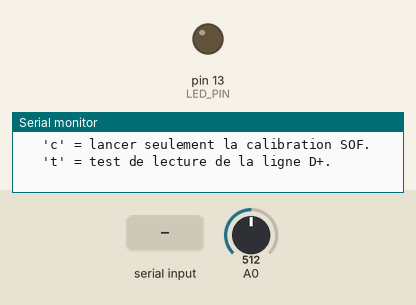
Recording of a sketch running on a simulated Arduino Uno, built with avr-gcc and run on an emulated ATmega328P. On the bench: output pins drawn as LEDs (lit = HIGH), the last lines printed to the serial monitor. Inputs (shaded band) come from the test bench; at power-on: A0 = 512.

Above: at 1.3 s.
1.4 s: "g" received over Serial
2.9 s: A0 set to 240
4.4 s: A0 set to 210
At 4.8 s:
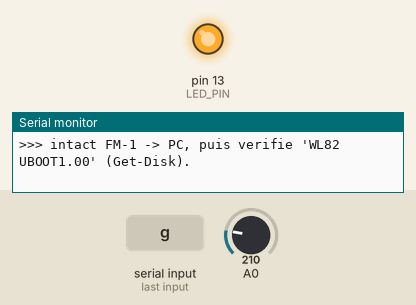
5.9 s: "c" received over Serial
Timing chart, 0 to 8.9 s (numbered marks = the images above; inputs shaded):
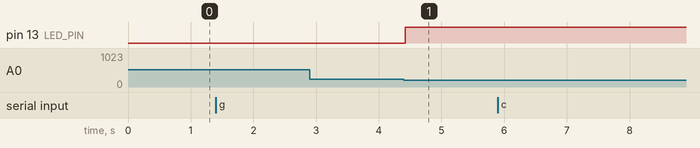

Measured:
- the behaviour switches between 226 and 225 on A0 (found by bisection; images 0 and 1)
- after the input at 4.4 s, pin 13 (LED_PIN): LOW → HIGH at once

The sketch:

fm1_uboot_key_nano.ino
```cpp
/*
  FM-1 UBOOT key sender - Arduino Uno / Nano (ATmega328P @ 16 MHz)  *** EXPERIMENTAL ***

  Teste avec succes une fois (2026-11-14) : Uno clone CH340 + FM-1 flash 0x856014.
  Port AVR de la logique du projet Flipper "flipper-fm1-recovery"
  (fm1_boot_key.c) : cle JieLi 0x16EF, MSB en premier, D+ = horloge, D- = donnees,
  8 us bas / 12 us haut par bit (10 us pour le dernier), puis emulation des
  impulsions SOF (1 ms) sur D+.

  Ce sketch N'ECRIT RIEN dans le FM-1 : il essaie seulement de mettre sa puce
  en mode de telechargement ROM (WL82 UBOOT1.00). La sauvegarde et l'ecriture
  se font ensuite sur le PC avec FM1 Recovery / MvaveFM1Unbricker / M-Flasher.

  CABLAGE (voir aussi docs/cablage.html) :

    Nano D2 --[2.2k]--+------------------ D+ du cable FM-1
                      +--[3.3k]-- GND
                      +------------------ A0 (lecture, fil direct)  [v2 : A0, plus D7]
    Nano D4 --[470R]--+   (meme noeud D+, sert seulement a tirer a la masse)

    Nano D3 --[2.2k]--+------------------ D- du cable FM-1
                      +--[3.3k]-- GND

    Nano GND ----------------------------- GND du cable FM-1
    VBUS (5 V) du cable : NON BRANCHE, isole au ruban.

  Niveaux : D2/D3 haut -> environ 3.0 V sur la ligne (pont 2.2k/3.3k).
  D4 n'est JAMAIS mis a l'etat haut par ce code (seulement sortie basse ou entree).

  Carte dans l'IDE : "Arduino Uno", ou "Arduino Nano" + processeur
  "ATmega328P (Old Bootloader)" pour la plupart des clones Nano CH340. Moniteur serie : 115200 bauds.
*/

#include <avr/io.h>
#include <avr/interrupt.h>
#include <util/delay.h>

// ---- Polarite : 0 = celle du Flipper/Transporter (D+ horloge, D- donnees).
//      Mettre 1 seulement si rien ne repond avec 0.
#define SWAP_POLARITY 0

#define DP_BIT    2   // PD2 = Nano D2 -> D+ (via 2.2k)
#define DM_BIT    3   // PD3 = Nano D3 -> D- (via 2.2k)
#define DPLOW_BIT 4   // PD4 = Nano D4 -> D+ (via 470R), tirage a la masse seulement
// A0 = lecture ADC, relie directement au noeud D+ (v2 ; D7 n'est plus utilise)

#if SWAP_POLARITY
  #define CLK_BIT DM_BIT
  #define DAT_BIT DP_BIT
#else
  #define CLK_BIT DP_BIT
  #define DAT_BIT DM_BIT
#endif

#define LED_PIN 13

static const uint16_t KEY = 0x16EF;
static const unsigned long KEY_WINDOW_MS = 15000;  // comme le Flipper

// ---------- bas niveau ----------

static inline void releaseKeyPins() {
  PORTD &= ~(_BV(DP_BIT) | _BV(DM_BIT));   // pas de pull-up interne
  DDRD  &= ~(_BV(DP_BIT) | _BV(DM_BIT));   // haute impedance
}

static inline void releaseLowPin() {
  DDRD  &= ~_BV(DPLOW_BIT);
  PORTD &= ~_BV(DPLOW_BIT);                // jamais d'etat haut / pull-up sur D4
}

// Lecture ADC rapide de A0 (noeud D+), reference AVcc (5 V), prescaler 16
// -> ~13 us par conversion. Seuil ~1.1 V = 225/1023.
static inline uint16_t dpRaw() {
  ADCSRA |= _BV(ADSC);
  while (ADCSRA & _BV(ADSC)) { }
  return ADC;
}
static inline bool dpHigh() {
  return dpRaw() > 225;
}

static void sendPacket() {
  // entree : les deux lignes basses 3 us
  PORTD &= ~(_BV(CLK_BIT) | _BV(DAT_BIT));
  DDRD  |=  (_BV(CLK_BIT) | _BV(DAT_BIT));
  _delay_us(3);

  uint16_t mask = 0x8000;
  for (uint8_t i = 0; i < 16; i++) {
    if (KEY & mask) PORTD |= _BV(DAT_BIT); else PORTD &= ~_BV(DAT_BIT);
    PORTD &= ~_BV(CLK_BIT);              // horloge basse 8 us
    _delay_us(8);
    PORTD |= _BV(CLK_BIT);               // front montant = echantillonnage
    if (i < 15) _delay_us(12); else _delay_us(10);
    mask >>= 1;
  }
  PORTD &= ~_BV(CLK_BIT);                // dernier front descendant
  releaseKeyPins();
}

// Comme le Flipper : 4 lectures a 35 us, accepte si D+ haut 2 fois de suite.
static bool checkAck() {
  uint8_t consec = 0;
  for (uint8_t i = 0; i < 4; i++) {
    _delay_us(35);
    if (dpHigh()) { if (++consec >= 2) return true; }
    else consec = 0;
  }
  return false;
}

// Emulation des SOF : impulsion basse de 4 us sur D+ toutes les 1 ms (Timer1),
// au moins 1 s, au plus 6 s ; sortie apres 3 lectures D+ basses consecutives.
static uint16_t calibrate() {
  releaseKeyPins();
  releaseLowPin();

  TCCR1A = 0;
  TCCR1B = _BV(WGM12) | _BV(CS11);       // CTC, prescaler 8 -> 0.5 us/tick
  OCR1A  = 1999;                         // 1000 us
  TCNT1  = 0;
  TIFR1  = _BV(OCF1A);

  uint16_t ms = 0;
  uint8_t lows = 0;
  cli();
  while (ms < 6000) {
    while (!(TIFR1 & _BV(OCF1A))) { }
    TIFR1 = _BV(OCF1A);
    DDRD |= _BV(DPLOW_BIT);              // PORTD bit deja a 0 -> tire a la masse
    _delay_us(4);
    DDRD &= ~_BV(DPLOW_BIT);
    ms++;
    _delay_us(20);
    if (!dpHigh()) {
      if (++lows >= 3 && ms >= 1000) break;
    } else {
      lows = 0;
    }
  }
  sei();
  TCCR1B = 0;
  releaseLowPin();
  return ms;
}

// ---------- programme ----------

static void printHelp() {
  Serial.println(F(""));
  Serial.println(F("=== FM-1 UBOOT key (Uno/Nano) - EXPERIMENTAL ==="));
  Serial.println(F("Si ce texte est lisible, l'horloge est bien a 16 MHz."));
  Serial.print  (F("Polarite : "));
  Serial.println(SWAP_POLARITY ? F("B (D- horloge, D+ donnees)") : F("A (D+ horloge, D- donnees)"));
  Serial.println(F("1. FM-1 ETEINT, cable coupe branche au FM-1."));
  Serial.println(F("2. Envoie 'g' ici, puis ALLUME le FM-1 dans les 15 s."));
  Serial.println(F("   'c' = lancer seulement la calibration SOF."));
  Serial.println(F("   't' = test de lecture de la ligne D+."));
}

void setup() {
  releaseKeyPins();
  releaseLowPin();
  DDRD &= ~_BV(7); PORTD &= ~_BV(7);     // D7 (ancien fil) laisse en entree
  DDRC &= ~_BV(0); PORTC &= ~_BV(0);     // A0 en entree, sans pull-up
  DIDR0 = _BV(ADC0D);                    // coupe le buffer numerique de A0
  ADMUX  = _BV(REFS0);                   // ref AVcc, canal ADC0 (A0)
  ADCSRA = _BV(ADEN) | _BV(ADPS2);       // ADC actif, prescaler 16 (1 MHz)
  dpRaw();                               // 1re conversion jetee
  pinMode(LED_PIN, OUTPUT);
  digitalWrite(LED_PIN, LOW);

  Serial.begin(115200);
  delay(100);
  printHelp();
}

static void finish(uint16_t ms) {
  Serial.print(F("Calibration terminee apres "));
  Serial.print(ms);
  Serial.println(F(" ms."));
  Serial.println(F(">>> NE PAS eteindre le FM-1."));
  Serial.println(F(">>> Debranche le cable coupe du FM-1, branche un cable USB-C"));
  Serial.println(F(">>> intact FM-1 -> PC, puis verifie 'WL82 UBOOT1.00' (Get-Disk)."));
  digitalWrite(LED_PIN, HIGH);
}

static void runKey() {
  Serial.println(F("Envoi de la cle... ALLUME le FM-1 maintenant."));
  unsigned long t0 = millis();
  unsigned long packets = 0;
  bool acked = false;

  while (millis() - t0 < KEY_WINDOW_MS) {
    uint8_t s = SREG;
    cli();
    sendPacket();
    acked = checkAck();
    SREG = s;
    packets++;
    if (acked) break;
    if ((packets & 0x3FF) == 0) digitalWrite(LED_PIN, !digitalRead(LED_PIN));
  }
  digitalWrite(LED_PIN, LOW);

  Serial.print(F("Paquets envoyes : "));
  Serial.println(packets);
  if (!acked) {
    Serial.println(F("Aucune reponse (D+ jamais haut)."));
    Serial.println(F("Verifie le cablage et D+/D-. Ensuite, essaie 'c' quand meme,"));
    Serial.println(F("ou SWAP_POLARITY 1. Eteins le FM-1 avant chaque nouvel essai."));
    return;
  }
  Serial.println(F("REPONSE detectee : D+ tire vers le haut par la puce."));
  finish(calibrate());
}

void loop() {
  if (!Serial.available()) return;
  char c = Serial.read();
  if (c == 'g') runKey();
  else if (c == 'c') { Serial.println(F("Calibration SOF...")); finish(calibrate()); }
  else if (c == 't') {
    uint16_t v = dpRaw();
    Serial.print(F("D+ : "));
    Serial.print(v * 5.0 / 1023.0, 2);
    Serial.print(F(" V -> "));
    Serial.println(v > 225 ? F("HAUT (> 1.1 V)") : F("BAS"));
  }
  else if (c == 'h' || c == '?') printHelp();
}
```
